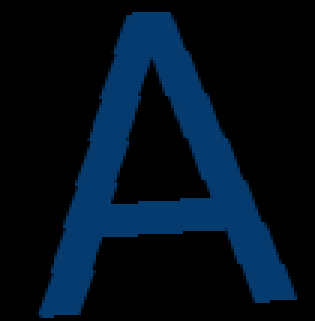
#> input picture knn_ocr/task/train/A/0.png, 105 x 107 px (shown 3 times larger); its folder holds only this picture in this run
$ python main.py
#> lines starting #> are read from the running program, lines starting #| are printed output that depends on the picture; after the words box and inside, x2 and y2 are one past the last pixel; in counts of white or black regions, pixels touching at a corner belong together
import cv2
import numpy as np
import matplotlib.pyplot as plt
import os
from skimage.measure import label,regionprops
from collections import defaultdict
from pathlib import Path
def extractor(region):
    area=(np.sum(region.image)/(region.image.size))
    perimeter=(region.perimeter/(region.image.size))
    wh=np.sum(region.image[:int(region.image.shape[0]/2)])/np.sum(region.image[int(region.image.shape[0]/2):])
    cy,cx=region.local_centroid
    cy/=region.image.shape[0]
    cx/=region.image.shape[1]
    euler=region.euler_number
    px=int(region.image.shape[0]/5)
    py=int(region.image.shape[1]/5)
    kl=3*np.sum(region.image[px:-px,py:-py])/(region.image.size)
    px=int(region.image.shape[0]*0.45)
    py=int(region.image.shape[1]*0.45)
    kls=2*np.sum(region.image[px:-px,py:-py])/(region.image.size)
    pm=(region.image.shape[0]/region.image.shape[1])
    eccentricity=region.eccentricity*8
    have_v1=(np.sum(np.mean(region.image,0)>0.87)>2)*3
    have_g1=(np.sum(np.mean(region.image,1)>0.85)>2)*4
    have_g2=(np.sum(np.mean(region.image,1)>0.5)>2)*5
    hole_size=(np.sum(region.image)/region.filled_area)
    solidity=region.solidity*2
    ans=np.array([area,perimeter,cy,cx,euler,eccentricity,have_v1,hole_size,have_g1,have_g2,kl,pm,kls,solidity,wh])
    return ans

def classificator(region,classes):
    def_class=None
    s=extractor(region)
    min_d=10**10
    for cls in classes:
        d=distance(s,classes[cls])
        if d<min_d:
            def_class=cls
            min_d=d
    return def_class

labels=os.listdir("task/train/")
x=[]
y=[]
for labelind in range(len(labels)):
    for filename in os.listdir("task/train/"+labels[labelind]):
        template=plt.imread("task/train/"+labels[labelind]+"/"+filename)[:,:,:3].mean(2)
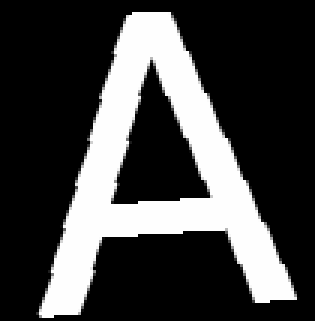
#> template: shape (107, 105) float32 (shown 3 times larger); min 0, max 0.229, mean 0.0607; drawn with min black and max white
        template[template>0]=1
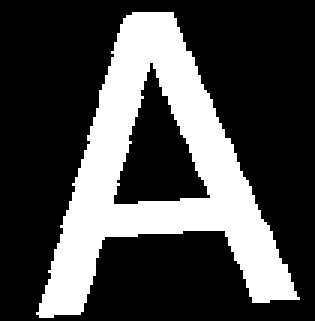
#> template: shape (107, 105) float32 (shown 3 times larger); values 0 (black) and 1 (white), 28.3% white; 1 white region, box (x1, y1, x2, y2) and area: (12, 4, 100, 106) 3185
        template_labeled=label(template)
#> template_labeled: shape (107, 105) int64; values 0 (black) and 1 (white), 28.3% white; 1 white region
        regions=regionprops(template_labeled)
#> regions = 1 regions; box (x1, y1, x2, y2) and area: (12, 4, 100, 106) 3185
        if np.sum(regions[0].image)>250:
            x.append(extractor(regions[0]))
        else:
            x.append(extractor(regions[1]))
        y.append(labelind)
#> pass 2 of the loop `for labelind in range(len(labels)):`:
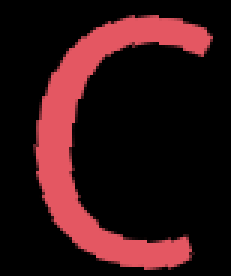
#> input picture knn_ocr/task/train/C/0.png, 77 x 92 px (shown 3 times larger)
#> `template=plt.imread("task/train/"+labels[labelind]+"/"+filename)[:,:,:..`:
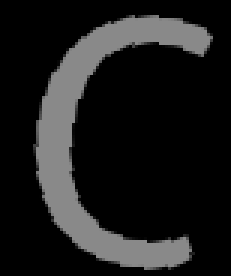
#> template: shape (92, 77) float32 (shown 3 times larger); min 0, max 0.54, mean 0.111
#> `template[template>0]=1`:
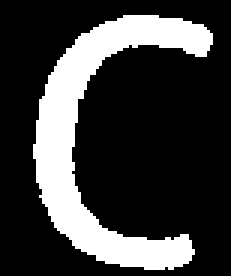
#> template: shape (92, 77) float32 (shown 3 times larger); values 0 (black) and 1 (white), 23.2% white; 1 white region, box (x1, y1, x2, y2) and area: (11, 5, 71, 90) 1642
#> template_labeled: shape (92, 77) int64; values 0 (black) and 1 (white), 23.2% white; 1 white region
#> regions = 1 regions; box (x1, y1, x2, y2) and area: (11, 5, 71, 90) 1642
x=np.array(x)
y=np.array(y)
knn=cv2.ml.KNearest_create()

train=x.astype("f4")
responses=y.reshape(-1,1).astype("f4")

knn.train(train,cv2.ml.ROW_SAMPLE,responses)
for test in os.listdir("task/"):
    if test!="train":
        print(test)
        template=plt.imread("task/"+test)[:,:,:3].mean(2)
        template[template<0.1]=0
        template[template>0]=1
        template_labeled=label(template)
        #plt.imshow(template_labeled)
        #plt.show()
        regions=regionprops(template_labeled)
        regions=sorted(regions, key=lambda x: x.centroid[1])
        text=[]
        for i in range(len(regions)):
            if np.sum(regions[i].image)>250:
                new_point=extractor(regions[i])
                ret,results,neighbours,dist= knn.findNearest(np.array(new_point).astype("f4").reshape(1,len(new_point)),2)
                a=regions[i].bbox
                if i!=0 and a[1]-lasta[-1]>30:
                    print(" ",end="")
                lasta=a
                print(labels[int(ret)][-1],end="")
        print("\n")
